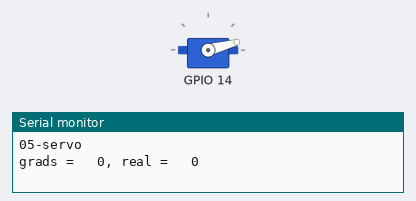
A program run on a simulated ESP32. On the bench: servo, the last lines printed to the serial monitor.

Above: at 3.6 s.
At 11.1 s:
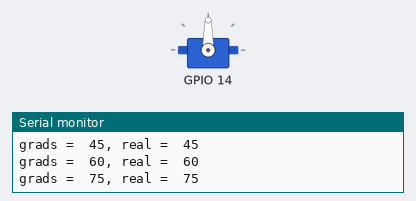
At 18.6 s:
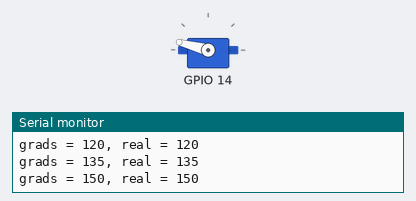
At 35.1 s:
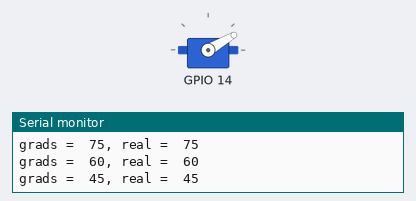
Timing chart, 0 to 40.0 s (numbered marks = the images above):
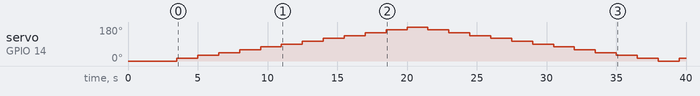

Measured:
- by itself, servo on GPIO 14: 0° → 15° at 3.5 s, → 30° 1.5 s later, → 45° 1.5 s later, → 60° 1.5 s later, … (25 changes in this stretch)

The program:

main.cpp
```cpp
/*
 *     Project 05-servo - main.cpp
 *
 *
 *       IntroCom - Austral - 2022 - EAM
 *       Shows how a servo is positioned as per table
 *       Using ESP32 development board
 *
 *       Uses a C++ library for ESP32 servo
 */

#include <Arduino.h>

#include <Servo.h>          //  For library prototypes and definitions

/*
 *  Constants defined in platformio.ini
 *      MY_SERVO    GPIO where data is connected
 *      SERIAL_BAUD Serial port Baud rate
 */

#define END_LIST    -1      //  For end of table

//    Positioning table
static const int grads[] = {0, 15, 30, 45, 60, 75, 90, 105, 120, 135, 150, 165, 180, END_LIST};

Servo servo;                //    A new object of type Servo

static void
go_servo(int pos)
{
    servo.write(pos);
    delay(1500);
    Serial.printf("grads = %3d, real = %3d\n", pos, servo.read());
}

void
setup(void)
{
    Serial.begin(SERIAL_BAUD);
    servo.attach(MY_SERVO); //    Attach GPIO pin to object Servo
    Serial.printf("\n\n05-servo\n");
    servo.write(0);
    delay(2000);
}

void
loop(void)
{
    int i, c, last,t;

    for (i = 0; (c = grads[i]) >= 0; ++i)
        go_servo(c);
    for(i-=2; (c = grads[i]) > 0; --i)
        go_servo(c);
}
```
